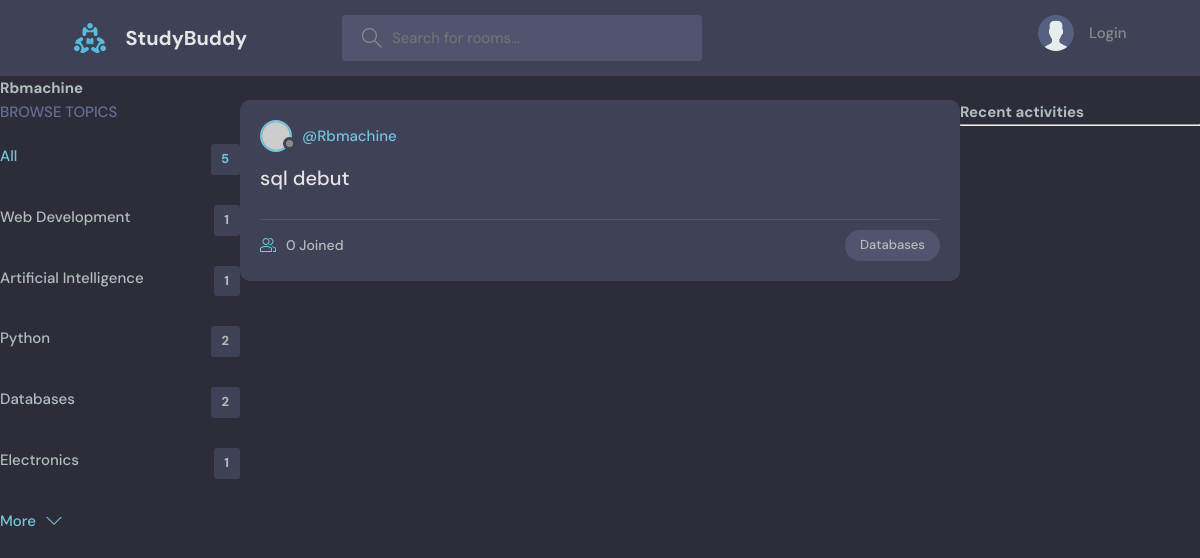
The page /profile/2 on the database its author committed.
### base/models.py (models this page shows, shortened)
class Topic(models.Model):
    name = models.CharField(max_length=200)

class Room(models.Model):
    host = models.ForeignKey(User, on_delete=models.SET_NULL, null=True)
    topic = models.ForeignKey(Topic, on_delete=models.SET_NULL,null=True)
    name = models.CharField(max_length=200)
    description = models.TextField(null=True, blank=True)
    participants = models.ManyToManyField(User, related_name='participants', blank=True)
    updated = models.DateTimeField(auto_now=True)
    created = models.DateTimeField(auto_now_add=True)
    class Meta:
        ordering = ['-updated', '-created']

### base/views.py (the view)
# urls.py: path('profile/<int:id>', views.userProfile, name='userprofile'),
def userProfile(request, id):
    user = User.objects.get(id=id)
    rooms = user.room_set.all()
    room_messages = user.message_set.all()
    topics = Topic.objects.all()
    context = {'user':user, 'rooms':rooms, 'topics': topics, 'room-messages': room_messages}
    return render(request, 'base/profile.html', context)

### base/templates/base/profile.html (shortened to what this page needs)
{% extends "main.html" %}
{% block content %}
<h1>{{ user.username }}</h1>
<div class="profile-container">
    <div>
        {% include "base/topics_component.html" %}
    </div>
    <div>
        {% include "base/feed_component.html" %}
    </div>
    <div>
        {% include "base/activity_component.html" %}
    </div>
</div>
{% endblock %}

### base/templates/base/topics_component.html
<div class="topics">
    <div class="topics__header">
      <h2>Browse Topics</h2>
    </div>
    <ul class="topics__list">
      <li>
        <a href="{% url 'home' %}" class="active">All <span>{{topics.count}}</span></a>
      </li>
      {% for topic in topics %}
      <li>
        <a href="{% url 'home' %}?q={{ topic.name }}">{{topic.name}}<span>{{topic.room_set.all.count}}</span></a>
      </li>
      {% endfor %}
    <a class="btn btn--link" href="topics.html">
      More
      <svg version="1.1" xmlns="http://www.w3.org/2000/svg" width="32" height="32" viewBox="0 0 32 32">
        <title>chevron-down</title>
        <path d="M16 21l-13-13h-3l16 16 16-16h-3l-13 13z"></path>
      </svg>
    </a>
  </div>

### base/templates/base/feed_component.html (shortened to what this page needs)
{% for room in rooms %}
<div class="roomListRoom">
    <div class="roomListRoom__header">
      <a href="{% url 'userprofile' room.host.id %}" class="roomListRoom__author">
        <div class="avatar avatar--small">
          <img src="https://randomuser.me/api/portraits/women/11.jpg" />
        </div>
        <span>@{{room.host.username}}</span>
      </a>
    </div>
    <div class="roomListRoom__content">
      <a href="{% url 'room' room.id %}">{{room.name}}</a>
    </div>
    <div class="roomListRoom__meta">
      <a href="{% url 'room' room.id %}" class="roomListRoom__joined">
        {{room.participants.all.count}} Joined
      </a>
      <p class="roomListRoom__topic">{{room.topic.name}}</p>
    </div>
  </div>
{% endfor %}

### static/styles/style.css (style rules this page uses)
:root { --color-main: #71c6dd; --color-main-light: #e1f6fb; --color-dark: #3f4156; --color-dark-medium: #51546e; --color-dark-light: #696d97; --color-light: #e5e5e5; --color-gray: #8b8b8b; --color-light-gray: #b2bdbd; --color-bg: #2d2d39; --color-success: #5dd693; --color-error: #fc4b0b; }
* { font-family: "DM Sans", -apple-system, BlinkMacSystemFont, "Segoe UI", Roboto, Oxygen, Ubuntu, Cantarell, "Open Sans", "Helvetica Neue", sans-serif; margin: 0; padding: 0; box-sizing: border-box; text-rendering: optimizeLegibility; font-size: inherit; }
html { font-size: 56.25%; }
@media only screen and (min-width: 1200px) { html { font-size: 62.5%; } }
body { line-height: 1.6; font-weight: 400; font-size: 1.5rem; color: var(--color-light-gray); background-color: var(--color-bg); min-height: 100vh; }
img { width: 100%; }
a { display: inline-block; color: var(--color-main); text-decoration: none; }
.btn { background-color: transparent; border: none; display: inline-flex; align-items: center; gap: 1rem; cursor: pointer; transition: all ease-in-out 0.3s; padding: 1rem 2rem; border-radius: 5px; box-shadow: 1px 1px 3px 1px rgba(0, 0, 0, 0.15); font-weight: 500; }
.btn--link { border-radius: 0; padding: 0; color: var(--color-main); box-shadow: none; }
.btn > svg { fill: currentColor; width: 1.6rem; height: 1.6rem; }
.avatar { position: relative; display: inline-block; border-radius: 50%; border: 2px solid var(--color-main); }
.avatar img { display: block; border-radius: 50%; object-fit: cover; object-position: center; }
.avatar::after { content: ""; display: block; position: absolute; background-color: var(--color-gray); z-index: 111; border-radius: 50%; border: 0.3rem solid var(--color-dark); }
.avatar.avatar--small img { width: 2.8rem; height: 2.8rem; }
.avatar.avatar--small:after { width: 0.7rem; height: 0.7rem; bottom: 0px; right: -6px; }
.topics__header { margin-bottom: 2rem; }
.topics__header h2 { text-transform: uppercase; font-weight: 500; color: var(--color-dark-light); }
.topics__list { list-style: none; }
.topics__list li a { display: flex; justify-content: space-between; margin-bottom: 3rem; font-weight: 500; color: var(--color-light-gray); transition: all 0.3s ease-in-out; }
.topics__list li a.active, .topics__list li a:hover { color: var(--color-main); }
.topics__list li a span { padding: 0.5rem 1rem; background-color: var(--color-dark); border-radius: 3px; font-size: 1.3rem; font-weight: 700; letter-spacing: 1px; }
.roomListRoom { margin-bottom: 2.4rem; background-color: var(--color-dark); border-radius: 1rem; padding: 2rem; }
.roomListRoom__header { display: flex; justify-content: space-between; align-items: center; }
.roomListRoom__author { font-weight: 500; display: flex; align-items: center; gap: 1rem; }
.roomListRoom__content { margin: 1rem 0; }
.roomListRoom__content a { font-size: 2rem; font-weight: 500; margin-bottom: 1.5rem; color: var(--color-light); transition: all 0.3s ease-in-out; }
.roomListRoom__meta { border-top: 1px solid var(--color-dark-medium); padding-top: 1rem; display: flex; align-items: center; justify-content: space-between; }
.roomListRoom__joined { color: var(--color-light-gray); display: flex; align-items: center; gap: 1rem; font-size: 1.4rem; font-weight: 500; }
.roomListRoom__joined svg { fill: var(--color-main); width: 1.6rem; height: 1.6rem; }
.roomListRoom__topic { padding: 5px 1.5rem; background-color: var(--color-dark-medium); border-radius: 5rem; font-weight: 500; font-size: 1.3rem; }

### base/templates/base/profile.html (style rules this page uses)
.profile-container { display: grid ; grid-template-columns: 1fr 3fr 1fr; }

### rows shown on the page
Topic: name "Web Development", room_set.all.count "1"
Topic: name "Artificial Intelligence", room_set.all.count "1"
Topic: name "Python", room_set.all.count "2"
Topic: name "Databases", room_set.all.count "2"
Topic: name "Electronics", room_set.all.count "1"
Room: host.username "Rbmachine", name "sql debut", participants.all.count "0", topic.name "Databases"

### other values the page prints
{{ user.username }} "Rbmachine"
{{ topics.count }} "5"
